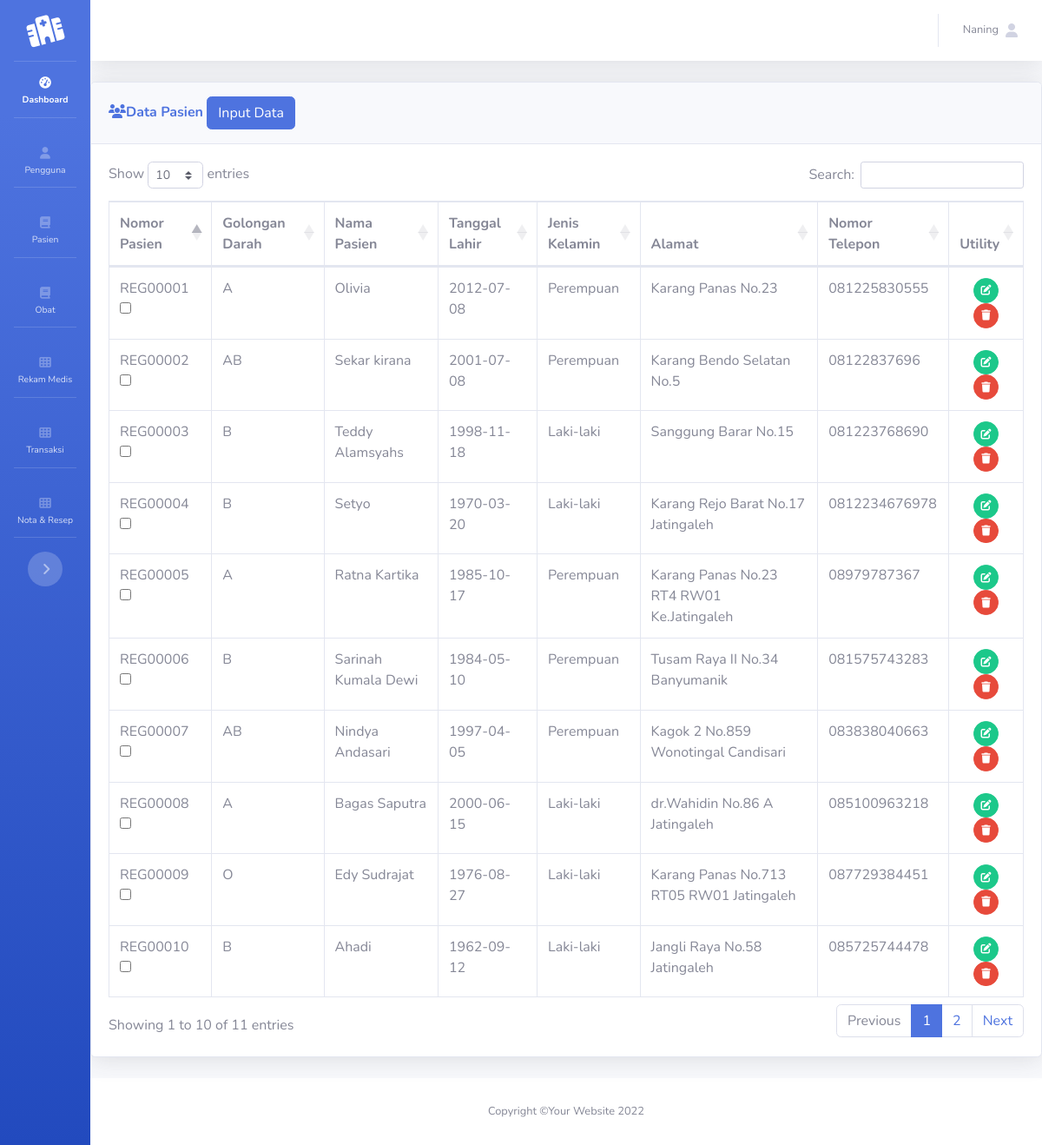
The page /Admin/index.php?halaman=datapasien (signed in) on the database its author committed.
### tables this page shows
CREATE TABLE `pasien` (
  `idpasien` varchar(10) NOT NULL,
  `goldar` varchar(2) NOT NULL,
  `namapasien` varchar(40) NOT NULL,
  `tgllahir` date NOT NULL,
  `jnskelamin` enum('Perempuan','Laki-laki','','') NOT NULL,
  `alamat` varchar(50) NOT NULL,
  `notelpon` varchar(15) NOT NULL,
  `status` int(11) NOT NULL
);

### Admin/datapasien.php (the view)
<div class="card shadow mb-4">
	<div class="card-header py-3">
		<h6 class="m-0 font-weight-bold text-primary"><i class="fas fa-users fa-table"></i>Data Pasien
			<a href="index.php?halaman=inputdatapasien" class="btn btn-primary">Input Data</a>
		</h6>
	</div>
	<div class="card-body">
		<div class="table-responsive">
			<table class="table table-bordered" id="dataTable" width="100%" cellspacing="0">
				<thead>
					<tr>
						<th>Nomor Pasien</th>
						<th>Golongan Darah</th>
						<th>Nama Pasien</th>
						<th>Tanggal Lahir</th>
						<th>Jenis Kelamin</th>
						<th>Alamat</th>
						<th>Nomor Telepon</th>
						<th>Utility</th>
					</tr>
				</thead>
				<tbody>
					<?php
					$qdata=mysqli_query($kon,"SELECT * FROM pasien"); WHILE ($data=mysqli_fetch_array($qdata))
					{
						?>
						<tr>
							<td><?php echo $data['0'];?> <input type="checkbox" <?php if($data[7]==1){echo "checked";} ?> name="aa" onclick="window.location='./prosesnotif.php?id=<?php echo $data[0];?>&no='+this.checked;"></td>
							<td><?php echo $data['1'];?></td>
							<td><?php echo $data['namapasien'];?></td>
							<td><?php echo $data['tgllahir'];?></td>
							<td><?php echo $data['jnskelamin'];?></td>
							<td><?php echo $data['alamat'];?></td>
							<td><?php echo $data['notelpon'];?></td>
							<td align="center">
							<a href="index.php?halaman=editdatapasien&id=<?php echo $data['0'];?>" class="btn btn-success btn-circle btn-sm">
								<i class="fas fa-edit"></i></a>
							<a href="hapuspasien.php?id=<?php echo $data['0'];?>" onClick="return confirm('Apakah Data Akan Dihapus')" class="btn btn-danger btn-circle btn-sm">
								<i class="fas fa-trash"></i>
							</a>
							</td>
						</tr>
						<?php
					}
					   ?>
				</tbody>
			</table>
		</div>
	</div>
</div>

### rows shown on the page
pasien: idpasien "REG00001", goldar "A", namapasien "Olivia", tgllahir "2012-07-08", jnskelamin "Perempuan", alamat "Karang Panas No.23", notelpon "081225830555"
pasien: idpasien "REG00002", goldar "AB", namapasien "Sekar kirana", tgllahir "2001-07-08", jnskelamin "Perempuan", alamat "Karang Bendo Selatan No.5", notelpon "08122837696"
pasien: idpasien "REG00003", goldar "B", namapasien "Teddy Alamsyahs", tgllahir "1998-11-18", jnskelamin "Laki-laki", alamat "Sanggung Barar No.15", notelpon "081223768690"
pasien: idpasien "REG00004", goldar "B", namapasien "Setyo", tgllahir "1970-03-20", jnskelamin "Laki-laki", alamat "Karang Rejo Barat No.17 Jatingaleh", notelpon "0812234676978"
pasien: idpasien "REG00005", goldar "A", namapasien "Ratna Kartika", tgllahir "1985-10-17", jnskelamin "Perempuan", alamat "Karang Panas No.23 RT4 RW01 Ke.Jatingaleh", notelpon "08979787367"
pasien: idpasien "REG00006", goldar "B", namapasien "Sarinah Kumala Dewi", tgllahir "1984-05-10", jnskelamin "Perempuan", alamat "Tusam Raya II No.34 Banyumanik", notelpon "081575743283"
pasien: idpasien "REG00007", goldar "AB", namapasien "Nindya Andasari", tgllahir "1997-04-05", jnskelamin "Perempuan", alamat "Kagok 2 No.859 Wonotingal Candisari", notelpon "083838040663"
pasien: idpasien "REG00008", goldar "A", namapasien "Bagas Saputra", tgllahir "2000-06-15", jnskelamin "Laki-laki", alamat "dr.Wahidin No.86 A Jatingaleh", notelpon "085100963218"
pasien: idpasien "REG00009", goldar "O", namapasien "Edy Sudrajat", tgllahir "1976-08-27", jnskelamin "Laki-laki", alamat "Karang Panas No.713 RT05 RW01 Jatingaleh", notelpon "087729384451"
pasien: idpasien "REG00010", goldar "B", namapasien "Ahadi", tgllahir "1962-09-12", jnskelamin "Laki-laki", alamat "Jangli Raya No.58 Jatingaleh", notelpon "085725744478"

### other values the page prints
$_SESSION['namapengguna'] "Naning"
